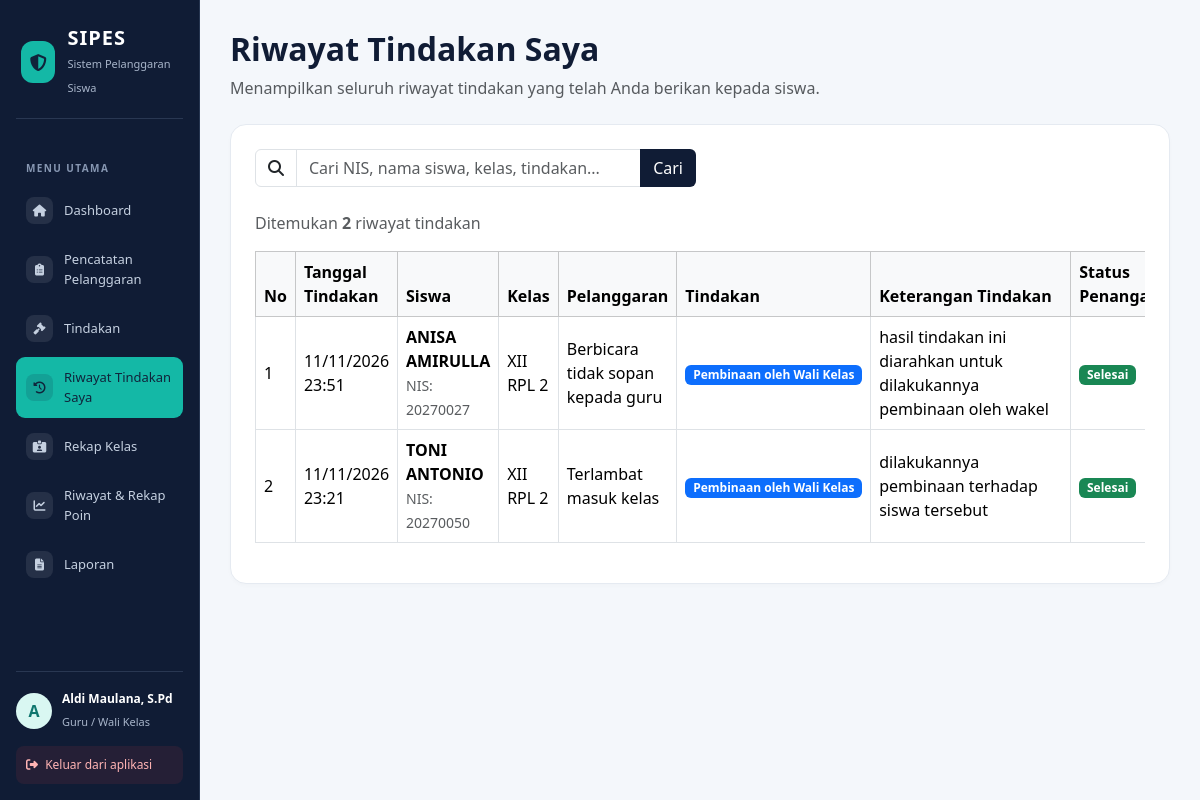
The page /riwayat_tindakan.php (signed in) on the database its author committed.
### tables this page shows
CREATE TABLE `t_riwayat_tindakan` (
  `id` int(11) NOT NULL,
  `pelanggaran_siswa_id` int(11) NOT NULL,
  `penindak_id` int(11) NOT NULL,
  `tindakan` varchar(150) NOT NULL,
  `keterangan` text NOT NULL,
  `tanggal_tindakan` datetime NOT NULL DEFAULT current_timestamp(),
  `created_at` timestamp NOT NULL DEFAULT current_timestamp()
);

CREATE TABLE `t_siswa` (
  `id` int(11) NOT NULL,
  `nis` varchar(30) DEFAULT NULL,
  `nisn` varchar(20) NOT NULL,
  `nama` varchar(150) DEFAULT NULL,
  `jenis_kelamin` char(1) NOT NULL,
  `tanggal_lahir` date NOT NULL,
  `alamat` text NOT NULL,
  `status_aktif` tinyint(1) NOT NULL,
  `created_at` timestamp NOT NULL DEFAULT current_timestamp(),
  `updated_at` timestamp NOT NULL DEFAULT current_timestamp()
);

### riwayat_tindakan.php (the view, shortened to what this page needs)
<?php
include 'config/koneksi.php';
$user_id_login = (int)($_SESSION['id'] ?? 0);
$cari = trim($_GET['cari'] ?? '');
$sql = "
    SELECT
        rt.id,
        rt.pelanggaran_siswa_id,
        rt.penindak_id,
        rt.tindakan,
        rt.keterangan,
        rt.tanggal_tindakan,
        COALESCE(
            NULLIF(ps.nama_siswa, ''),
            s.nama,
            '-'
        ) AS nama_siswa_tampil,
        s.nis,
        COALESCE(
            NULLIF(ps.nama_kelas, ''),
            k.nama,
            '-'
        ) AS nama_kelas_tampil,
        COALESCE(
            NULLIF(NULLIF(TRIM(ps.nama_pelanggaran), ''), '0'),
            p.nama,
            '-'
        ) AS nama_pelanggaran_tampil,
        ps.status AS status_penanganan
    FROM t_riwayat_tindakan rt
    INNER JOIN t_pelanggaran_siswa ps
        ON rt.pelanggaran_siswa_id = ps.id
    LEFT JOIN t_siswa s
        ON ps.siswa_id = s.id
    LEFT JOIN t_kelas k
        ON ps.kelas_id = k.id
    LEFT JOIN t_pelanggaran p
        ON ps.pelanggaran_id = p.id
    WHERE rt.penindak_id = ?
";
$sql .= " ORDER BY rt.tanggal_tindakan DESC, rt.id DESC";
$stmt_data = mysqli_prepare($koneksi, $sql);
$result = false;
$gagal_ambil_data = false;
if ($stmt_data) {
    if ($cari !== '') {
        $keyword = "%{$cari}%";
        mysqli_stmt_bind_param(
            $stmt_data,
            "isssssssss",
            $user_id_login,
            $keyword,
            $keyword,
            $keyword,
            $keyword,
            $keyword,
            $keyword,
            $keyword,
            $keyword,
            $keyword
        );
    } else {
        mysqli_stmt_bind_param(
            $stmt_data,
            "i",
            $user_id_login
        );
    }
    if (mysqli_stmt_execute($stmt_data)) {
        $result = mysqli_stmt_get_result($stmt_data);
    } else {
        $gagal_ambil_data = true;
    }
} else {
    $gagal_ambil_data = true;
}
$data_riwayat = [];
if ($result) {
    while ($row = mysqli_fetch_assoc($result)) {
        $data_riwayat[] = $row;
    }
}
function e($nilai)
{
    return htmlspecialchars(
        (string)($nilai ?? ''),
        ENT_QUOTES,
        'UTF-8'
    );
}
function formatTanggalWaktuTindakan($tanggal)
{
    return date('d/m/Y H:i', strtotime($tanggal));
}
?>
<!DOCTYPE html>
<html lang="id">
<head>
    <link rel="stylesheet" href="https://cdnjs.cloudflare.com/ajax/libs/font-awesome/6.5.1/css/all.min.css">
    <link href="https://cdn.jsdelivr.net/npm/bootstrap@5.3.3/dist/css/bootstrap.min.css" rel="stylesheet">
</head>
<body>
<?php include 'includes/sidebar.php'; ?>
<main class="main-content">
    <div class="container-fluid p-0">
        <div class="mb-4">
            <h2 class="fw-bold" style="color: var(--navy)">
                Riwayat Tindakan Saya
            </h2>
            <p class="text-muted m-0">
                Menampilkan seluruh riwayat tindakan yang telah Anda berikan kepada siswa.
            </p>
        </div>
        <div class="content-card">
            <form method="GET" action="riwayat_tindakan.php" class="mb-4">
                <div class="row g-2">
                    <div class="col-md-6">
                        <div class="input-group">
                            <span class="input-group-text bg-white">
                                <i class="fas fa-search"></i>
                            </span>
                            <input
                                type="text"
                                name="cari"
                                class="form-control"
                                placeholder="Cari NIS, nama siswa, kelas, tindakan..."
                                value="<?= e($cari); ?>"
                                maxlength="100"
                            >
                            <button
                                type="submit"
                                class="btn text-white"
                                style="background: var(--navy);"
                            >
                                Cari
                            </button>
                        </div>
                    </div>
                </div>
            </form>
            <div class="d-flex justify-content-between align-items-center mb-3">
                <span class="text-muted">
                    Ditemukan
                    <strong><?= count($data_riwayat); ?></strong>
                    riwayat tindakan
                </span>
            </div>
            <div class="table-responsive">
                <table class="table table-bordered align-middle">
                    <thead class="table-light">
                        <tr>
                            <th>No</th>
                            <th>Tanggal Tindakan</th>
                            <th>Siswa</th>
                            <th>Kelas</th>
                            <th>Pelanggaran</th>
                            <th>Tindakan</th>
                            <th>Keterangan Tindakan</th>
                            <th>Status Penanganan</th>
                        </tr>
                    </thead>
                    <tbody>
                        <?php if ($gagal_ambil_data): ?>
                            <tr>
                                <td colspan="8" class="text-center text-danger py-4">
                                    Data gagal dimuat.
                                </td>
                            </tr>
                        <?php elseif (count($data_riwayat) > 0): ?>
                            <?php $no = 1; ?>
                            <?php foreach ($data_riwayat as $d): ?>
                                <tr>
                                    <td><?= $no++; ?></td>
                                    <td>
                                        <?= e(formatTanggalWaktuTindakan($d['tanggal_tindakan'])); ?>
                                    </td>
                                    <td>
                                        <strong>
                                            <?= e($d['nama_siswa_tampil']); ?>
                                        </strong>
                                        <br>
                                        <small class="text-muted">
                                            NIS: <?= e($d['nis'] ?? '-'); ?>
                                        </small>
                                    </td>
                                    <td>
                                        <?= e($d['nama_kelas_tampil']); ?>
                                    </td>
                                    <td>
                                        <?= e($d['nama_pelanggaran_tampil']); ?>
                                    </td>
                                    <td>
                                        <span class="badge text-bg-primary">
                                            <?= e($d['tindakan']); ?>
                                        </span>
                                    </td>
                                    <td style="min-width: 200px; white-space: normal;">
                                        <?= nl2br(e($d['keterangan'])); ?>
                                    </td>
                                    <td>
                                        <?php if ($d['status_penanganan'] == 'selesai'): ?>
                                            <span class="badge bg-success">
                                                Selesai
                                            </span>
                                        <?php else: ?>
                                            <span class="badge bg-warning text-dark">
                                                <?= e(ucfirst($d['status_penanganan'] ?? 'tercatat')); ?>
                                            </span>
                                        <?php endif; ?>
                                    </td>
                                </tr>
                            <?php endforeach; ?>
                        <?php endif; ?>
                    </tbody>
                </table>
            </div>
        </div>
    </div>
</main>
</body>
</html>

### riwayat_tindakan.php (style rules this page uses)
:root { --navy: #101c35; --teal: #14b8a6; --background: #f4f7fb; --border: #e5eaf1; }
body { background: var(--background); font-family: 'Segoe UI', Tahoma, Geneva, Verdana, sans-serif; }
.main-content { margin-left: 16.666667%; padding: 30px; }
.content-card { background: #fff; border: 1px solid var(--border); border-radius: 16px; padding: 24px; box-shadow: 0 2px 4px rgba(0,0,0,0.02); }

### rows shown on the page
t_riwayat_tindakan: tanggal_tindakan "11/11/2026 23:51", nama_siswa_tampil "ANISA AMIRULLA", t_siswa.nis "20270027", nama_kelas_tampil "XII RPL 2", nama_pelanggaran_tampil "Berbicara tidak sopan kepada guru", tindakan "Pembinaan oleh Wali Kelas", keterangan "hasil tindakan ini diarahkan untuk dilakukannya pembinaan oleh wakel"
t_riwayat_tindakan: tanggal_tindakan "11/11/2026 23:21", nama_siswa_tampil "TONI ANTONIO", t_siswa.nis "20270050", nama_kelas_tampil "XII RPL 2", nama_pelanggaran_tampil "Terlambat masuk kelas", tindakan "Pembinaan oleh Wali Kelas", keterangan "dilakukannya pembinaan terhadap siswa tersebut"

### other values the page prints
substr($_SESSION['name'] ?? 'U', 0, 1) "A"
$_SESSION['name'] "Aldi Maulana, S.Pd"
count($data_riwayat) "2"
